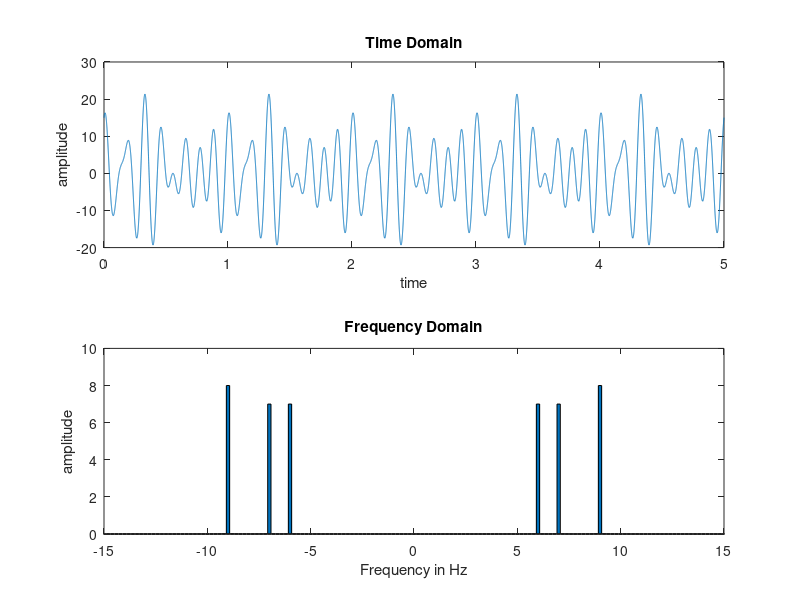
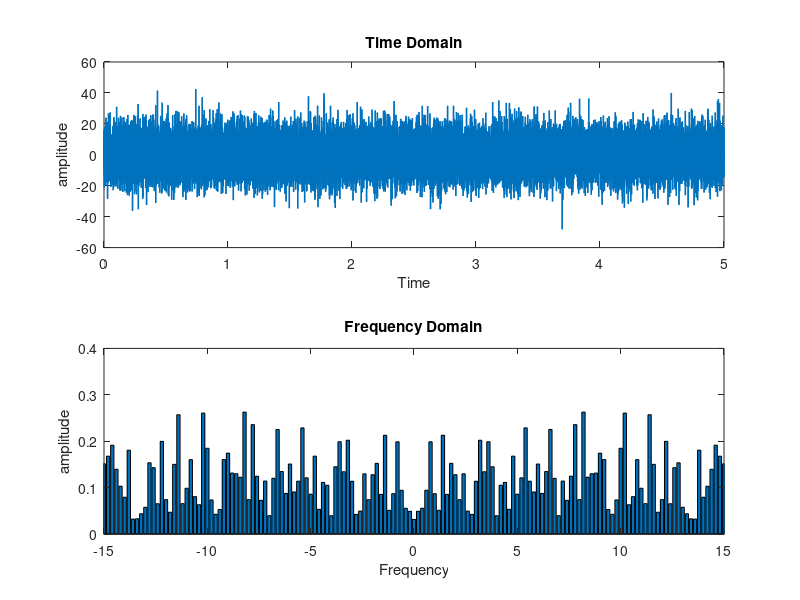
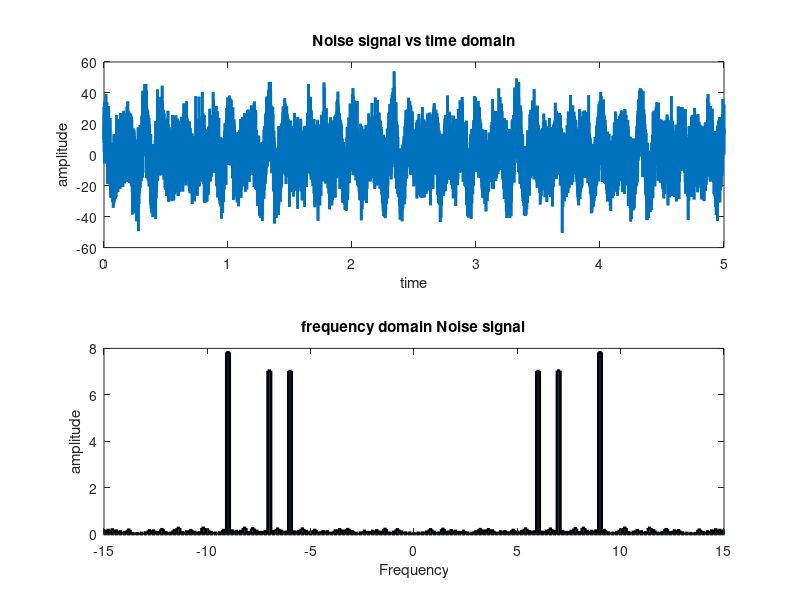

Recreate these plots in MATLAB, in order.
%20-42556-1
clc
close all
A=2;
B=0;
C=4;
D=2;
E=5;
F=5;
G=6;
H=1;
a1=G+1;
a2=F+2;
a3=E+3;
f1=E+1;
f2=F+2;
f3=G+3;
fs=5000;
t=0:1/fs:5;
x1=a1*cos(2*pi*f1*t);
x2=a2*sin(2*pi*f2*t);
x3=a3*cos(2*pi*f3*t);
subplot(2,1,1);
signal_x = x1 + x2 + x3 ;
plot(t,signal_x)
xlabel('time');
ylabel('amplitude');
title('Time Domain')
subplot(2,1,2);
signal_x = x1 + x2 + x3;
sig_freq=abs(fftshift(fft(signal_x)))/(length(signal_x)/2);
f=linspace(-fs/2,+fs/2,length(signal_x));
bar(f,sig_freq)
xlim([-15,+15])
ylim([0,+10])
xlabel('Frequency in Hz');
ylabel('amplitude');
title('Frequency Domain')
sd=10;
noise=sd*randn(size(signal_x));
figure
subplot(2,1,1);
plot(t,noise,'linewidth',1)
xlabel('Time');
ylabel('amplitude');
title('Time Domain')

subplot(2,1,2);
noise_s=abs(fftshift(fft(noise)))/(length(signal_x)/2);
bar(f,noise_s)
xlim([-15,+15])
xlabel('Frequency');
ylabel('amplitude');
title('Frequency Domain')


noise_sa= signal_x + noise;
figure
subplot(2,1,1);
plot(t,noise_sa, 'linewidth',2);
xlabel('time');
ylabel('amplitude');
title('Noise signal vs time domain');



noise_sf=abs(fftshift(fft(noise_sa)))/(length(signal_x)/2);
subplot(2,1,2);
bar(f,noise_sf, 'linewidth',2);
xlim([-15,+15])
xlabel('Frequency');
ylabel('amplitude');
title('frequency domain Noise signal');
